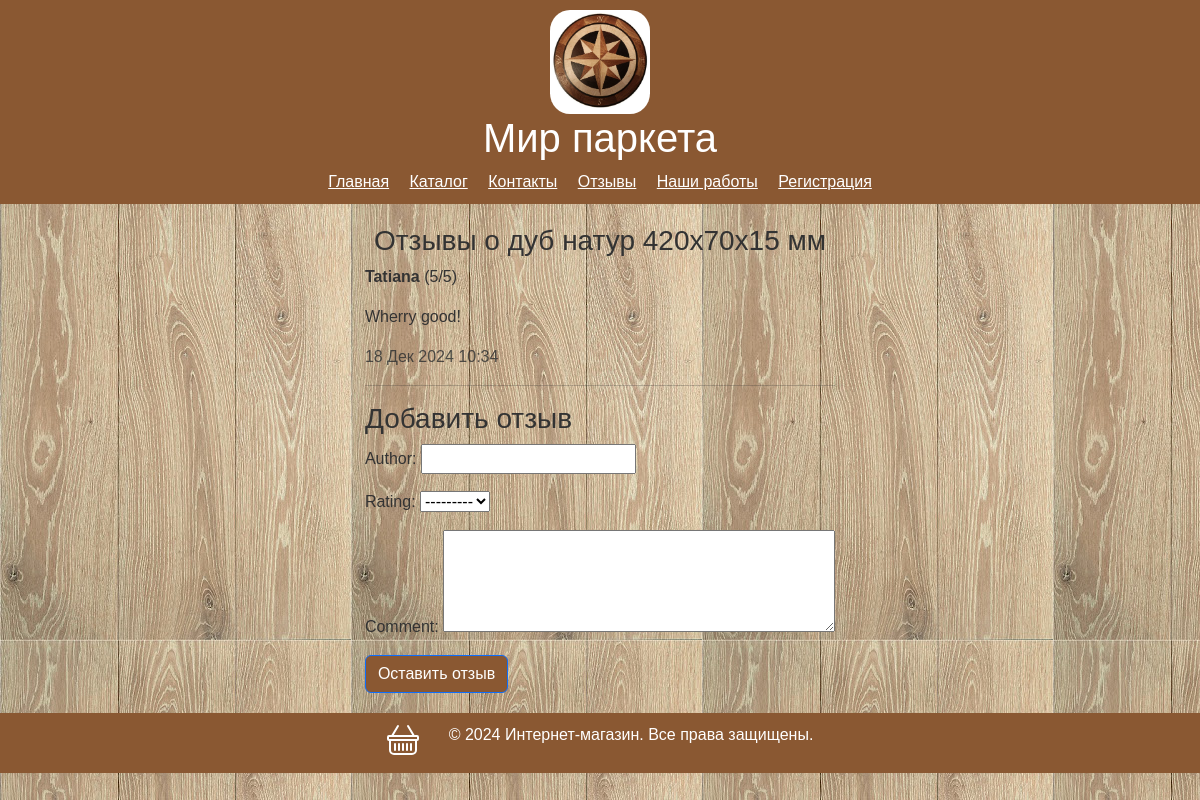
The app's page /products/2/reviews/ with its own data.
### catalog/models.py (models this page shows, shortened)
class Product(models.Model):
    name = models.CharField(max_length=200)  # Название товара
    description = models.TextField(blank=True)  # Описание товара (опционально)
    price = models.DecimalField(max_digits=10, decimal_places=2)  # Цена товара
    category = models.ForeignKey(Category, on_delete=models.CASCADE)  # Связь с категорией
    created_at = models.DateTimeField(auto_now_add=True)  # Дата добавления товара

class Review(models.Model):
    product = models.ForeignKey('Product', on_delete=models.CASCADE, related_name='reviews')
    author = models.CharField(max_length=100)
    rating = models.IntegerField(choices=[(i, i) for i in range(1, 6)])  # Оценка от 1 до 5
    comment = models.TextField()
    created_at = models.DateTimeField(auto_now_add=True)

### catalog/views.py (the view)
# urls.py: path('products/<int:product_id>/reviews/', product_reviews, name='product_reviews'),
def product_reviews(request, product_id):
    product = get_object_or_404(Product, id=product_id)  # Если объект не найден, возникает исключение Http404
    reviews = product.reviews.all()  # Получаем все отзывы для продукта
    if request.method == 'POST':  # если запрос выполнен с использованием метода POST
        form = ReviewForm(request.POST)
        if form.is_valid():  # проверяет, корректна ли форма
            review = form.save(commit=False)  # возвращает объект, который ещё не сохранён в БД
            review.product = product  # Связываем отзыв с продуктом
            review.save()  # сохраняем
            return redirect('product_reviews', product_id=product.id)  # Перенаправляем на ту же страницу
    else:
        form = ReviewForm()
    return render(request, 'catalog/product_reviews.html',
                  {'product': product, 'reviews': reviews, 'form': form})

### catalog/forms.py
class ReviewForm(forms.ModelForm):
    class Meta:
        model = Review
        fields = ['author', 'rating', 'comment']  # Поля для заполнения
        widgets = {'comment': forms.Textarea(attrs={'rows': 4})} # «rows» (количество строк) 4

### templates/catalog/product_reviews.html (shortened to what this page needs)
{% extends 'base.html' %}
{% block content %}
    <h3>Отзывы о {{ product.name }}</h3>
    <div class="reviews">
        {% for review in reviews %}
            <div class="review">
                <p><strong>{{ review.author }}</strong> ({{ review.rating }}/5)</p>
                <p>{{ review.comment }}</p>
                <p class="text-muted">{{ review.created_at|date:"d M Y H:i" }}</p>
            </div>
        <hr>
        {% empty %}
            <p>Пока нет отзывов. Будьте первым, кто оставит отзыв!</p>
    </div>
        {% endfor %}
    <h3>Добавить отзыв</h3>
    <form method="post">
        {{ form.as_p }}
        <button type="submit" class="btn btn-primary">Оставить отзыв</button>
        </form>
{% endblock %}

### catalog/static/catalog/styles.css (style rules this page uses)
body { font-family: Arial, sans-serif; background-image: url('images/000.jpg'); }
.btn { background-color: #8a5832; color: #fff }

### records on screen
Product: name "дуб натур 420х70х15 мм"
Review: author "Tatiana", rating "5", comment "Wherry good!", created_at "18 Дек 2024 10:34"
